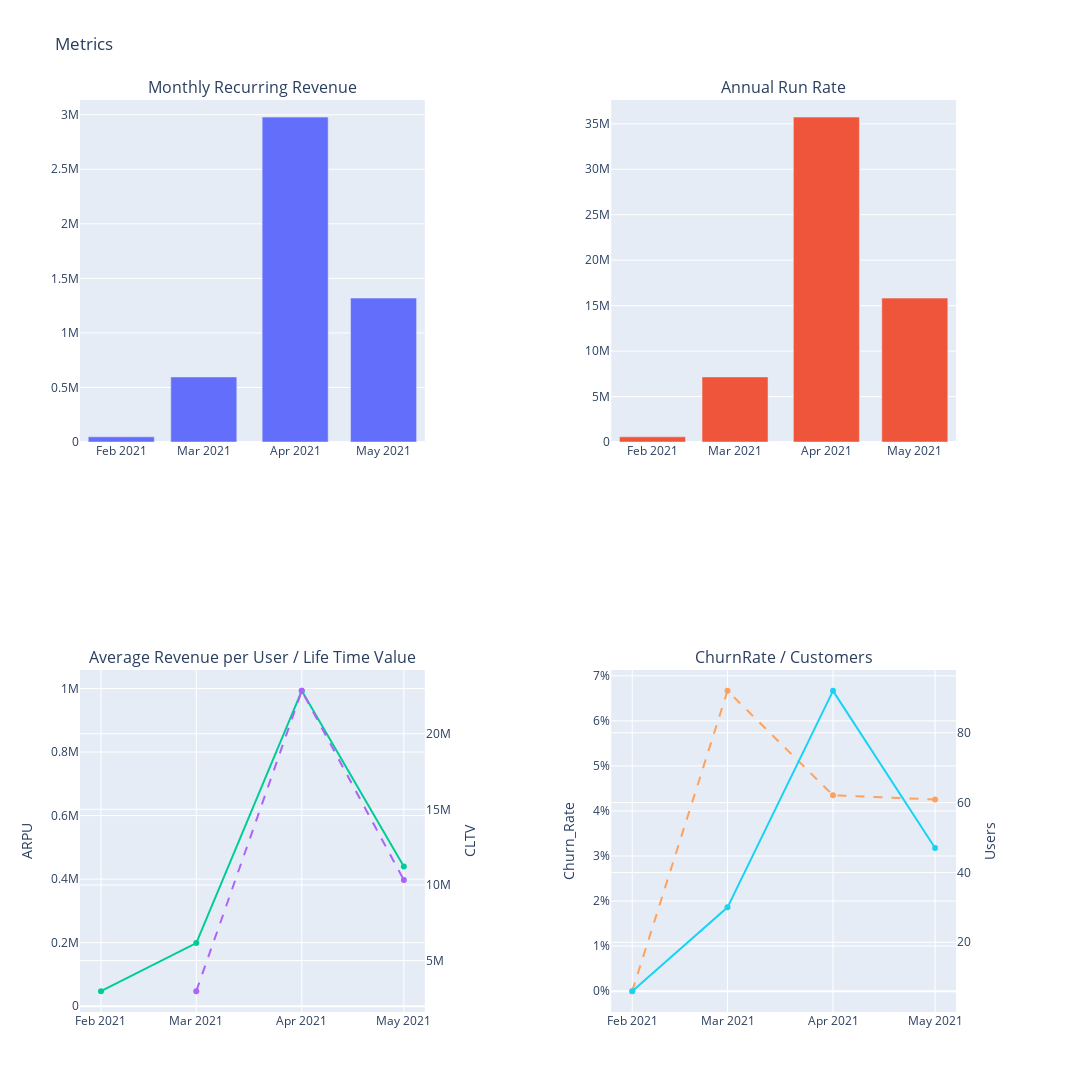

The code cell stored with this chart in its notebook:
### Code cell
fig1 = make_subplots(rows=2, cols=2, start_cell="top-left",subplot_titles=("Monthly Recurring Revenue", "Annual Run Rate", "Average Revenue per User / Life Time Value","ChurnRate / Customers"),specs=[[{"secondary_y": False}, {"secondary_y": False}],
                           [{"secondary_y": True}, {"secondary_y": True}]])      
fig1.add_trace(
    go.Bar(x=SAAS["Date"], y=SAAS["MRR"],name="MRR"),
    row=1, col=1
    )
    
fig1.add_trace(
    go.Bar(x=SAAS["Date"], y=SAAS["ARR"],name="ARR"),
    row=1, col=2
    )
fig1.add_trace(
    go.Scatter(x=SAAS["Date"], y=SAAS["ARPU"],name="ARPU"),
    row=2, col=1
    )
fig1.add_trace(
    go.Scatter(x=SAAS["Date"], y=SAAS["CLV"],name="CLTV",line=dict(dash='dash')),
    row=2, col=1,secondary_y=True
    )
# Set y-axes titles
fig1.update_yaxes(row=2, col=1,
        title_text="ARPU", 
        secondary_y=False)
fig1.update_yaxes(row=2, col=1,
        title_text="CLTV", 
        secondary_y=True)

fig1.add_trace(
    go.Scatter(x=SAAS["Date"], y=SAAS["Churn_rate"],name="Churn_rate" ,line=dict(dash='dash')),
    row=2, col=2)
fig1.add_trace(
    go.Scatter(x=SAAS["Date"], y=SAAS["Total_users"],name="Users"),
    row=2, col=2,secondary_y=True)
fig1.update_yaxes(row=2, col=2,
        title_text="Churn_Rate", 
        secondary_y=False)
fig1.update_yaxes(row=2, col=2,
        title_text="Users", 
        secondary_y=True)
fig1.update_layout(yaxis5=dict(tickformat=",.0%"))

fig1.update_layout(height=1100, width=1300, title_text="Metrics",showlegend=False)

### Figure 1 — Plotly figure (JSON) as saved in the notebook; plotly's stock layout.template omitted (floating-point values rounded to 4 significant figures)
{"data": [{"name": "MRR", "type": "bar", "x": ["2021-02-01T00:00:00", "2021-03-01T00:00:00", "2021-04-01T00:00:00", "2021-05-01T00:00:00"], "xaxis": "x", "y": [47400, 596500, 2978114, 1318900], "yaxis": "y"}, {"name": "ARR", "type": "bar", "x": ["2021-02-01T00:00:00", "2021-03-01T00:00:00", "2021-04-01T00:00:00", "2021-05-01T00:00:00"], "xaxis": "x2", "y": [568800, 7158000, 35737368, 15826800], "yaxis": "y2"}, {"name": "ARPU", "type": "scatter", "x": ["2021-02-01T00:00:00", "2021-03-01T00:00:00", "2021-04-01T00:00:00", "2021-05-01T00:00:00"], "xaxis": "x3", "y": [47400, 198833, 992704, 439633], "yaxis": "y3"}, {"line": {"dash": "dash"}, "name": "CLTV", "type": "scatter", "x": ["2021-02-01T00:00:00", "2021-03-01T00:00:00", "2021-04-01T00:00:00", "2021-05-01T00:00:00"], "xaxis": "x3", "y": [null, 2982495, 22832192, 10330000.0], "yaxis": "y4"}, {"line": {"dash": "dash"}, "name": "Churn_rate", "type": "scatter", "x": ["2021-02-01T00:00:00", "2021-03-01T00:00:00", "2021-04-01T00:00:00", "2021-05-01T00:00:00"], "xaxis": "x4", "y": [0, 0.06667, 0.04348, 0.04255], "yaxis": "y5"}, {"name": "Users", "type": "scatter", "x": ["2021-02-01T00:00:00", "2021-03-01T00:00:00", "2021-04-01T00:00:00", "2021-05-01T00:00:00"], "xaxis": "x4", "y": [6, 30, 92, 47], "yaxis": "y6"}], "layout": {"annotations": [{"font": {"size": 16}, "showarrow": false, "text": "Monthly Recurring Revenue", "x": 0.185, "xanchor": "center", "xref": "paper", "y": 1, "yanchor": "bottom", "yref": "paper"}, {"font": {"size": 16}, "showarrow": false, "text": "Annual Run Rate", "x": 0.755, "xanchor": "center", "xref": "paper", "y": 1, "yanchor": "bottom", "yref": "paper"}, {"font": {"size": 16}, "showarrow": false, "text": "Average Revenue per User / Life Time Value", "x": 0.185, "xanchor": "center", "xref": "paper", "y": 0.375, "yanchor": "bottom", "yref": "paper"}, {"font": {"size": 16}, "showarrow": false, "text": "ChurnRate / Customers", "x": 0.755, "xanchor": "center", "xref": "paper", "y": 0.375, "yanchor": "bottom", "yref": "paper"}], "height": 1100, "showlegend": false, "title": {"text": "Metrics"}, "width": 1300, "xaxis": {"anchor": "y", "domain": [0, 0.37]}, "xaxis2": {"anchor": "y2", "domain": [0.57, 0.94]}, "xaxis3": {"anchor": "y3", "domain": [0, 0.37]}, "xaxis4": {"anchor": "y5", "domain": [0.57, 0.94]}, "yaxis": {"anchor": "x", "domain": [0.625, 1]}, "yaxis2": {"anchor": "x2", "domain": [0.625, 1]}, "yaxis3": {"anchor": "x3", "domain": [0, 0.375], "title": {"text": "ARPU"}}, "yaxis4": {"anchor": "x3", "overlaying": "y3", "side": "right", "title": {"text": "CLTV"}}, "yaxis5": {"anchor": "x4", "domain": [0, 0.375], "tickformat": ",.0%", "title": {"text": "Churn_Rate"}}, "yaxis6": {"anchor": "x4", "overlaying": "y5", "side": "right", "title": {"text": "Users"}}}}
